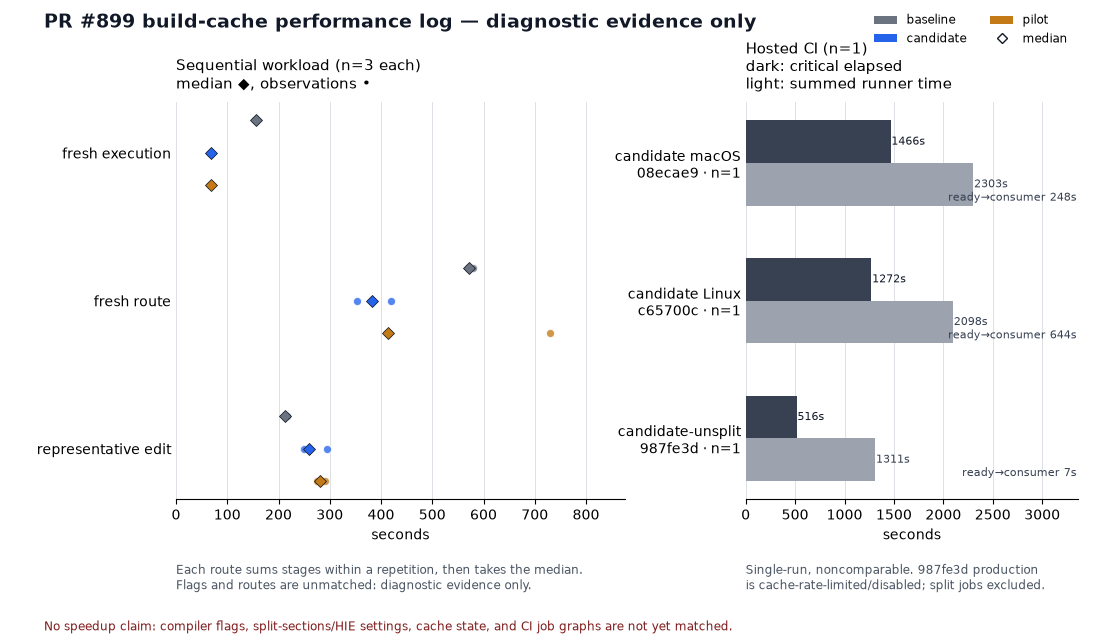

The Python source for this figure:
#!/usr/bin/env python3
"""Render and validate the PR #899 performance log.

The input keeps stage observations, rather than stage medians.  A route total
is therefore calculated as the sum of stages at the same repetition index,
then its median is calculated.  This prevents a sum of stage medians from
being reported as a total median.
"""

from __future__ import annotations

import argparse
import json
import statistics
from pathlib import Path

import matplotlib

matplotlib.use("Agg")
import matplotlib.pyplot as plt
from matplotlib.lines import Line2D
from matplotlib.patches import Patch
import numpy as np


ROUTE_LABELS = {
    "fresh_execution": "fresh execution",
    "fresh_route": "fresh route",
    "edit_route": "representative edit",
}

WORKLOAD_COLORS = {
    "baseline": "#6b7280",
    "candidate": "#2563eb",
    "pilot": "#c47a16",
}


def route_observations(workload: dict, route_name: str) -> list[float]:
    stage_names = workload["routes"][route_name]
    stages = workload["stages_s"]
    observations = [stages[name] for name in stage_names]
    lengths = {len(values) for values in observations}
    if len(lengths) != 1:
        raise ValueError(f"{workload['id']} {route_name}: stage lengths differ")
    count = lengths.pop()
    if count == 0:
        raise ValueError(f"{workload['id']} {route_name}: no observations")
    return [sum(values[index] for values in observations) for index in range(count)]


def validate(data: dict) -> None:
    if data.get("schema") != 1:
        raise ValueError("unsupported performance data schema")
    if data.get("comparability", {}).get("status") != "diagnostic/unmatched":
        raise ValueError("the chart must retain the diagnostic/unmatched guard")
    for workload in data["workloads"]:
        for stage_name, values in workload["stages_s"].items():
            if not values or any(value < 0 for value in values):
                raise ValueError(f"{workload['id']} {stage_name}: invalid observations")
        for route_name in workload["routes"]:
            route_observations(workload, route_name)
    for run in data["ci_runs"]:
        if run["n"] != 1:
            raise ValueError(f"CI row {run['run']} is no longer the explicit n=1 record")
        if run["critical_span_s"] <= 0 or run["runner_sum_s"] <= 0:
            raise ValueError(f"CI row {run['run']}: invalid duration")


def load_data(path: Path) -> dict:
    data = json.loads(path.read_text())
    validate(data)
    return data


def render(data: dict, output: Path) -> None:
    workloads = data["workloads"]
    figure, (sequential, hosted) = plt.subplots(
        1,
        2,
        figsize=(11.0, 6.4),
        dpi=100,
        gridspec_kw={"width_ratios": [1.35, 1.0]},
    )
    figure.patch.set_facecolor("#ffffff")

    # The first panel deliberately has no connecting lines: these are
    # unmatched diagnostic routes, not a time series or an improvement trend.
    route_names = list(ROUTE_LABELS)
    offsets = {"baseline": -0.22, "candidate": 0.0, "pilot": 0.22}
    y_positions = np.arange(len(route_names), dtype=float)
    for workload in workloads:
        color = WORKLOAD_COLORS[workload["id"]]
        for route_index, route_name in enumerate(route_names):
            observations = route_observations(workload, route_name)
            y = y_positions[route_index] + offsets[workload["id"]]
            sequential.scatter(
                observations,
                [y] * len(observations),
                s=34,
                color=color,
                alpha=0.78,
                edgecolors="#ffffff",
                linewidths=0.7,
                zorder=3,
            )
            sequential.plot(
                statistics.median(observations),
                y,
                marker="D",
                markersize=6.0,
                color=color,
                markeredgecolor="#111827",
                markeredgewidth=0.55,
                zorder=4,
            )

    sequential.set_yticks(y_positions)
    sequential.set_yticklabels([ROUTE_LABELS[name] for name in route_names])
    sequential.invert_yaxis()
    sequential.set_xlabel("seconds")
    sequential.set_title("Sequential workload (n=3 each)\nmedian ◆, observations •", loc="left", fontsize=11, pad=10)
    sequential.grid(axis="x", color="#d1d5db", linewidth=0.7, alpha=0.75)
    sequential.set_axisbelow(True)
    sequential.spines[["top", "right", "left"]].set_visible(False)
    sequential.tick_params(axis="y", length=0)
    sequential.set_xlim(left=0)
    maximum = max(
        value
        for workload in workloads
        for route_name in route_names
        for value in route_observations(workload, route_name)
    )
    sequential.set_xlim(right=maximum * 1.20)
    sequential.text(
        0.0,
        -0.16,
        "Each route sums stages within a repetition, then takes the median.\n"
        "Flags and routes are unmatched: diagnostic evidence only.",
        transform=sequential.transAxes,
        fontsize=8.5,
        color="#4b5563",
        va="top",
    )

    # CI spans and runner sums answer different questions and are drawn as
    # separate bars.  The labels carry n=1 because these are not medians.
    ci_runs = data["ci_runs"]
    ci_labels = [
        "candidate macOS\n08ecae9 · n=1",
        "candidate Linux\nc65700c · n=1",
        "candidate-unsplit\n987fe3d · n=1",
    ]
    ci_y = np.arange(len(ci_runs), dtype=float)
    bar_height = 0.31
    critical = [run["critical_span_s"] for run in ci_runs]
    runner = [run["runner_sum_s"] for run in ci_runs]
    hosted.barh(
        ci_y - bar_height / 2,
        critical,
        height=bar_height,
        color="#374151",
        label="critical path span",
        zorder=2,
    )
    hosted.barh(
        ci_y + bar_height / 2,
        runner,
        height=bar_height,
        color="#9ca3af",
        label="runner-time sum",
        zorder=2,
    )
    hosted.set_xlim(left=0, right=max(runner) * 1.46)
    right_label_x = hosted.get_xlim()[1] - 12
    for index, run in enumerate(ci_runs):
        hosted.text(
            right_label_x,
            ci_y[index] + 0.25,
            f"ready→consumer {run['artifact_to_consumer_s']}s",
            ha="right",
            va="center",
            fontsize=8.1,
            color="#374151",
        )
        hosted.text(
            run["critical_span_s"] + 8,
            ci_y[index] - bar_height / 2,
            f"{run['critical_span_s']}s",
            va="center",
            fontsize=8,
            color="#111827",
        )
        hosted.text(
            run["runner_sum_s"] + 8,
            ci_y[index] + bar_height / 2,
            f"{run['runner_sum_s']}s",
            va="center",
            fontsize=8,
            color="#374151",
        )
    hosted.set_yticks(ci_y)
    hosted.set_yticklabels(ci_labels)
    hosted.invert_yaxis()
    hosted.set_xlabel("seconds")
    hosted.set_title("Hosted CI (n=1)\ndark: critical elapsed\nlight: summed runner time", loc="left", fontsize=10.5, pad=10)
    hosted.grid(axis="x", color="#d1d5db", linewidth=0.7, alpha=0.75)
    hosted.set_axisbelow(True)
    hosted.spines[["top", "right", "left"]].set_visible(False)
    hosted.tick_params(axis="y", length=0)
    hosted.text(
        0.0,
        -0.16,
        "Single-run, noncomparable. 987fe3d production\n"
        "is cache-rate-limited/disabled; split jobs excluded.",
        transform=hosted.transAxes,
        fontsize=8.5,
        color="#4b5563",
        va="top",
    )

    figure.suptitle(
        "PR #899 build-cache performance log — diagnostic evidence only",
        fontsize=14,
        fontweight="bold",
        x=0.04,
        ha="left",
        color="#111827",
    )
    figure.text(
        0.04,
        0.015,
        "No speedup claim: compiler flags, split-sections/HIE settings, cache state, and CI job graphs are not yet matched.",
        fontsize=8.6,
        color="#7f1d1d",
    )
    figure.legend(
        handles=[
            Patch(facecolor=WORKLOAD_COLORS["baseline"], label="baseline"),
            Patch(facecolor=WORKLOAD_COLORS["candidate"], label="candidate"),
            Patch(facecolor=WORKLOAD_COLORS["pilot"], label="pilot"),
            Line2D([0], [0], marker="D", color="#111827", markerfacecolor="#ffffff", label="median", linestyle="None", markersize=5.5),
        ],
        loc="upper right",
        bbox_to_anchor=(0.98, 0.995),
        frameon=False,
        ncol=2,
        fontsize=8.4,
    )
    figure.subplots_adjust(left=0.16, right=0.98, top=0.84, bottom=0.22, wspace=0.31)
    output.parent.mkdir(parents=True, exist_ok=True)
    figure.savefig(output, dpi=100, facecolor="white")
    plt.close(figure)


def main() -> None:
    parser = argparse.ArgumentParser(description=__doc__)
    parser.add_argument("--data", type=Path, required=True, help="compact performance JSON")
    parser.add_argument("--output", type=Path, required=True, help="PNG output path")
    args = parser.parse_args()
    data = load_data(args.data)
    render(data, args.output)
    print(f"rendered {args.output}")
    for workload in data["workloads"]:
        summaries = []
        for route_name in ("fresh_execution", "fresh_route", "edit_route"):
            observations = route_observations(workload, route_name)
            summaries.append(f"{route_name}={statistics.median(observations):.3f}s")
        print(f"{workload['id']}: {', '.join(summaries)}")


if __name__ == "__main__":
    main()
